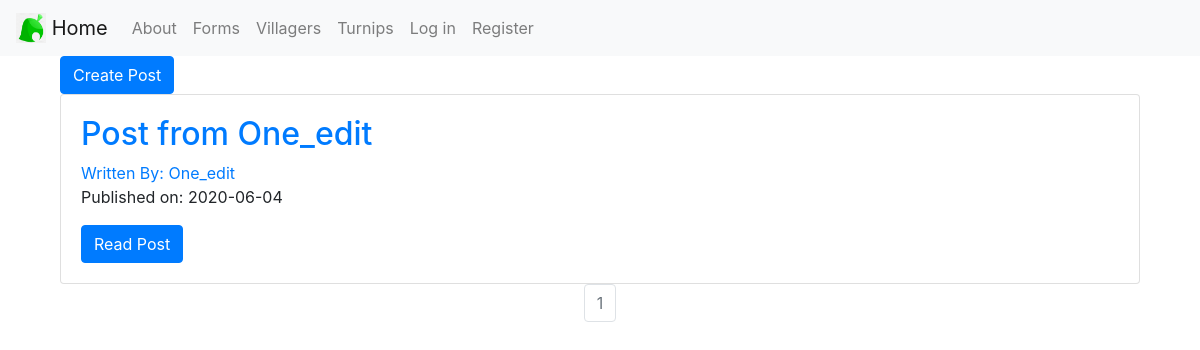
Before: /blog_posts/all with the older database file.
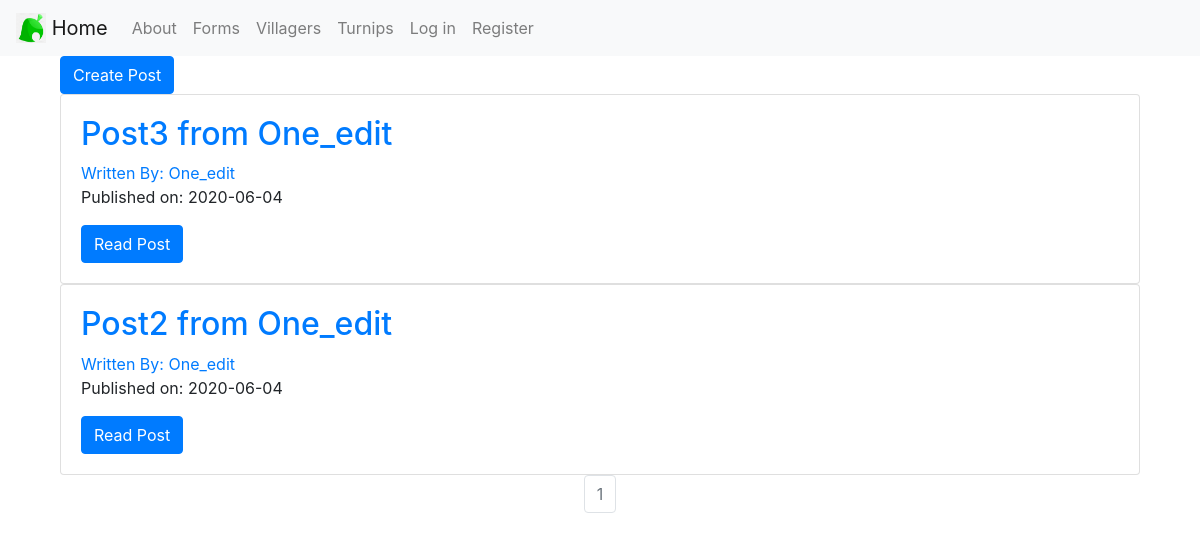
After: the same page with the newer database file.
### ACCommunity/models.py (models this page shows, shortened)
class BlogPost(db.Model):
    users = db.relationship(User)
    id = db.Column(db.Integer, primary_key=True)
    user_id = db.Column(db.Integer, db.ForeignKey("users.id"), nullable=False)
    date = db.Column(db.DateTime, nullable=False, default=datetime.utcnow)
    title = db.Column(db.String(140), nullable=False)
    text = db.Column(db.Text, nullable=False)

class User(db.Model, UserMixin):
    __tablename__ = "users"
    id = db.Column(db.Integer, primary_key=True)
    profile_image = db.Column(db.String(128), nullable=False, default="default_profile.jpg")
    email = db.Column(db.String(64), unique=True, index=True)
    username = db.Column(db.String(64), unique=True, index=True)
    password_hash = db.Column(db.String(128))
    blog_posts = db.relationship("BlogPost", backref="author", lazy=True)
    turnip_posts = db.relationship("TurnipPost", backref="host", lazy=True)

### ACCommunity/blog_posts/views.py (the view)
@blog_posts.route("/all")
def all_posts():
    page = request.args.get("page", 1, type=int)
    all_posts_found = BlogPost.query.order_by(BlogPost.date.desc()).paginate(page=page, per_page=5)
    return render_template("all_posts.html", all_posts=all_posts_found)

### ACCommunity/templates/all_posts.html
{% extends 'base.html' %}
{% block content %}
<div class="container">
    <a class="btn btn-primary" href="{{url_for('blog_posts.create_post')}}" role="button">Create Post</a>
</div>
<div class="container">
    {% for post in all_posts.items %}
    <div class="card">
        <div class="card-body">
            <h2><a class="card-title"
                    href="{{ url_for('blog_posts.blog_post', blog_post_id=post.id) }}">{{ post.title }}</a></h2>
            <a href="{{ url_for('users.user_posts', username=post.author.username) }}">Written By:
                {{ post.author.username }}</a>
            <p>Published on: {{ post.date.strftime("%Y-%m-%d") }}</p>
            <a class="btn btn-primary" href="{{ url_for('blog_posts.blog_post', blog_post_id=post.id) }}">Read Post</a>
            <br>
        </div>
    </div>
    {% endfor %}
</div>
<nav aria-label="Page navigation example">
    <ul class="pagination justify-content-center">
        {% for page_num in all_posts.iter_pages(left_edge=1, right_edge=1, left_current=1, right_current=2) %}
        {% if all_posts.page == page_num %}
        <li class="page-item disabled">
            <a class="page-link" href="{{ url_for('blog_posts.all_posts', page=page_num) }}">{{ page_num }}</a>
        </li>
        {% else %}
        <li class="page-item">
            <a class="page-link" href="{{ url_for('blog_posts.all_posts', page=page_num) }}">{{ page_num }}</a>
        </li>
        {% endif %}
        {% endfor %}
    </ul>
</nav>
{% endblock content %}

Changed rows visible on the page:
removed BlogPost: title "Post from One_edit", author.username "One_edit", date "2020-06-04"
added BlogPost: title "Post3 from One_edit", author.username "One_edit", date "2020-06-04"
added BlogPost: title "Post2 from One_edit", author.username "One_edit", date "2020-06-04"
